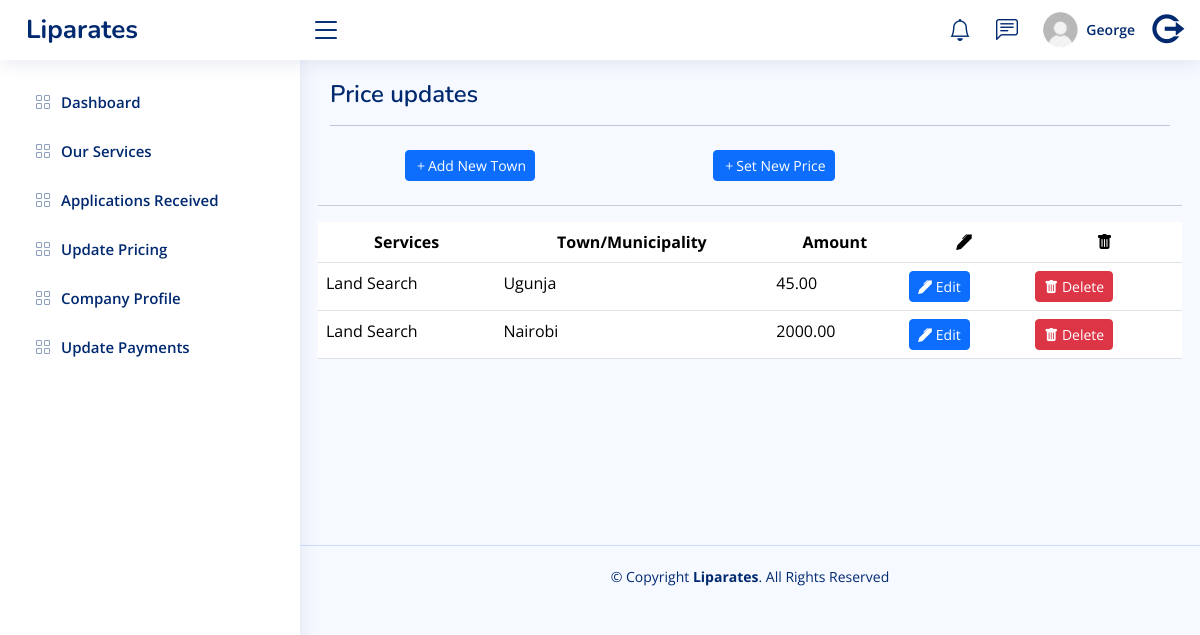
The app's page /core/pricing/ (signed in), older data.
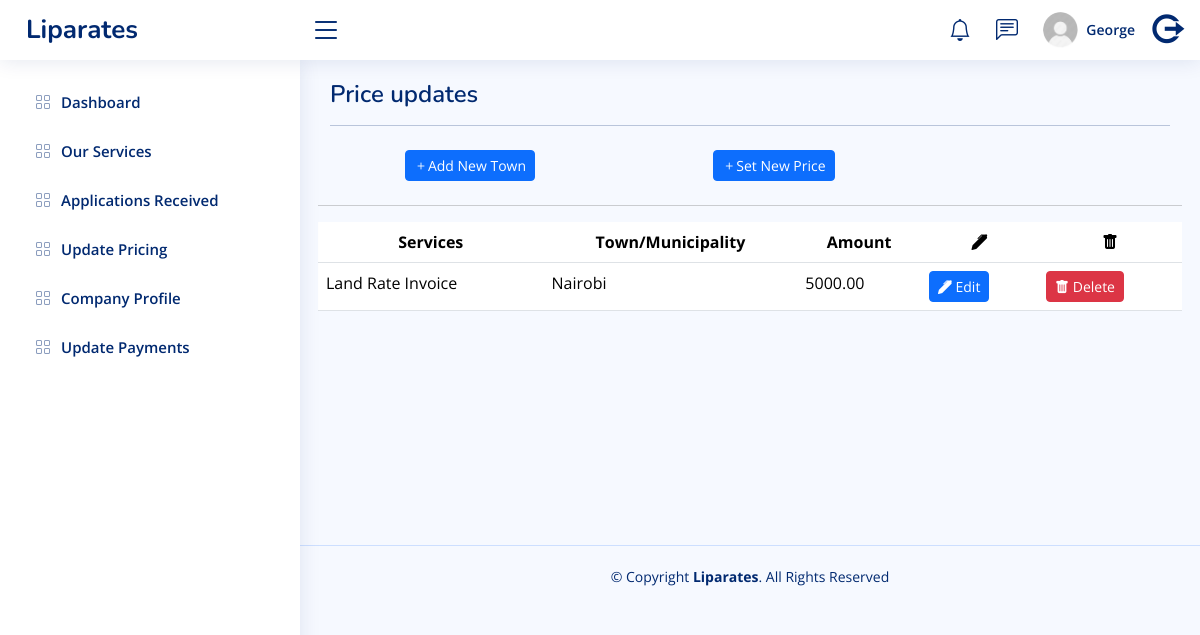
The same page, newer data.
### core/models.py (models this page shows)
class Prices(models.Model):
    service    = models.ForeignKey(Services, on_delete=models.CASCADE)
    town       = models.ForeignKey(Towns, on_delete=models.CASCADE)
    amount     = models.DecimalField(max_digits=10, decimal_places=2)
    approved   = models.BooleanField(default=False)
    created_at = models.DateTimeField(auto_now_add=True)
    updated_at = models.DateTimeField(auto_now=True)

class Services(models.Model):
    title        = models.CharField(max_length=100)
    description  = models.TextField()
    requirements = models.TextField()
    created_at   = models.DateTimeField(auto_now_add=True)
    updated_at   = models.DateTimeField(auto_now=True)
    def __str__(self):
        return self.title

class Towns(models.Model):
    county = models.CharField(max_length=100)
    town = models.CharField(max_length=100)
    municipality = models.CharField(max_length=100)
    created_at = models.DateTimeField(auto_now_add=True)
    updated_at = models.DateTimeField(auto_now=True)

### core/views.py (the view, shortened to what this page needs)
# urls.py: path("pricing/",views.Pricing.as_view(),name="pricing"),
class Pricing(LoginRequiredMixin,View):
    login_url = "accounts:login"
    redirect_field_name = "redirect_to"
    def get(self, request):
        services = Services.objects.all()
        towns = Towns.objects.all()
        prices = Prices.objects.all()
        context = {"services": services, "towns": towns, "prices": prices}
        return render(request, "core/pages/pricing.html", context)

### templates/core/pages/pricing.html (shortened to what this page needs)
{% extends 'core/base.html' %}
{% load static %}
{% block pagetitle %}
  Price updates<hr />
{% endblock %}
{% block mainbody %}
  <div class="row">
    <div class="col-sm-12 col-md-4 col-lg-4 text-center m-2">
      <button type="button" class="btn btn-primary btn-sm" data-bs-toggle="modal" data-bs-target="#addTown"><i class="bi bi-plus"></i>Add New Town</button>
    </div>
    <div class="col-sm-12 col-md-4 col-lg-4 text-center m-2">
      <button type="button" class="btn btn-primary btn-sm" data-bs-toggle="modal" data-bs-target="#newPrice"><i class="bi bi-plus"></i>Set New Price</button>
    </div>
    <hr class="mt-3 mb-3" />
  </div>
  <div class="row">
    <table class="table datatable">
      <thead style="text-align: center;">
        <tr class="animate__bounceIn">
          <th>Services</th>
          <th>Town/Municipality</th>
          <th>Amount</th>
          <th>
            <i class="bi bi-pen-fill"></i>
          </th>
          <th>
            <i class="bi bi-trash-fill"></i>
          </th>
        </tr>
      </thead>
      <tbody>
        {% for price in prices %}
          <tr>
            <td>{{ price.service }}</td>
            <td>{{ price.town.town }}</td>
            <td>{{ price.amount }}</td>
            <td>
              <button type="button" class="btn btn-primary btn-sm" data-bs-toggle="modal" data-bs-target="#editPrice-{{ price.id }}"><i class="bi bi-pen-fill"></i> Edit</button>
            </td>
            <td>
              <button type="button" class="btn btn-danger btn-sm" data-bs-toggle="modal" data-bs-target="#deletePrice-{{ price.id }}"><i class="bi bi-trash-fill"></i> Delete</button>
            </td>
          </tr>
        {% endfor %}
      </tbody>
    </table>
  </div>
{% endblock %}

### templates/core/base.html (shortened to what this page needs)
{% load static %}
<!DOCTYPE html>
<html lang="en">
  <head>
    <link href="{% static 'landing/assets/vendor/bootstrap/css/bootstrap.min.css' %}" rel="stylesheet" />
    <link href="{% static 'landing/assets/vendor/bootstrap-icons/bootstrap-icons.css' %}" rel="stylesheet" />
    <link href="{% static 'landing/assets/vendor/boxicons/css/boxicons.min.css' %}" rel="stylesheet" />
    <link href="{% static 'landing/assets/vendor/quill/quill.snow.css' %}" rel="stylesheet" />
    <link href="{% static 'landing/assets/vendor/quill/quill.bubble.css' %}" rel="stylesheet" />
    <link href="{% static 'landing/assets/vendor/remixicon/remixicon.css' %}" rel="stylesheet" />
    <link href="{% static 'landing/assets/vendor/simple-datatables/style.css' %}" rel="stylesheet" />
    <link href="{% static 'core/style.css' %}" rel="stylesheet" />
    <link href="{% static 'core/invoice.css' %}" rel="stylesheet" />
    <link rel="stylesheet" href="https://cdnjs.cloudflare.com/ajax/libs/animate.css/4.1.1/animate.min.css" />
  </head>
  <body>
    {% include 'core/parts/header.html' %}
    {% include 'core/parts/sidebar.html' %}
    <main id="main" class="main" style="min-height: 485px;">
      <div class="pagetitle">
        <h1>
          {% block pagetitle %}
          {% endblock %}
        </h1>
      </div>
      <section class="section">
        {% block mainbody %}
        {% endblock %}
      </section>
    </main>
    <footer id="footer" class="footer">
      <div class="copyright">
        &copy; Copyright <strong><span>Liparates</span></strong>. All Rights Reserved
      </div>
    </footer>
  </body>
</html>

### templates/core/parts/header.html (shortened to what this page needs)
{% load static %}
<header id="header" class="header fixed-top d-flex align-items-center">
  <div class="d-flex align-items-center justify-content-between">
    <a href="{% url 'core:performance' %}" class="logo d-flex align-items-center">
      <span class="d-none d-lg-block">Liparates</span>
    </a>
    <i class="bi bi-list toggle-sidebar-btn"></i>
  </div>
  <nav class="header-nav ms-auto">
    <ul class="d-flex align-items-center">
      <li class="nav-item dropdown">
        <a class="nav-link nav-icon" href="#" data-bs-toggle="dropdown">
          <i class="bi bi-bell"></i>
        </a>
      </li>
      <li class="nav-item dropdown">
        <a class="nav-link nav-icon" href="#" data-bs-toggle="dropdown">
          <i class="bi bi-chat-left-text"></i>
        </a>
      </li>
      <li class="nav-item dropdown pe-3">
        <a class="nav-link nav-profile d-flex align-items-center pe-0" href="{% url 'accounts:myprofile' %}">
          <img src="{% static 'images/liparates-user.jpg' %}" alt="Profile" class="rounded-circle" />
          <span class="d-none d-md-block ps-2">{{ user.first_name }}</span>
        </a>
      </li>
      <li class="nav-item dropdown pe-3">
        <a class="nav-link nav-profile d-flex align-items-center pe-0" href="{% url 'accounts:logout' %}">
          <i class="ri-logout-circle-r-line" style="font-size: 33px;font-weight: bolder;"></i>
        </a>
      </li>
    </ul>
  </nav>
</header>

### templates/core/parts/sidebar.html (shortened to what this page needs)
<aside id="sidebar" class="sidebar">
  <ul class="sidebar-nav" id="sidebar-nav">
    {% if user.is_staff %}
      <li class="nav-item">
        <a class="nav-link collapsed" href="{% url 'core:performance' %}">
          <i class="bi bi-grid"></i>
          <span>Dashboard</span>
        </a>
      </li>
    {% endif %}
    <li class="nav-item">
      <a class="nav-link collapsed" href="{% url 'core:services' %}">
        <i class="bi bi-grid"></i>
        <span>Our Services</span>
      </a>
    </li>
    <li class="nav-item">
      <a class="nav-link collapsed" href="{% url 'core:myapplications' %}">
        <i class="bi bi-grid"></i>
        {% if user.is_staff %}
          <span>Applications Received</span>
        {% else %}
          <span>My Applications</span>
        {% endif %}
      </a>
    </li>
    {% if user.is_staff %}
      <li class="nav-item">
        <a class="nav-link collapsed" href="{% url 'core:pricing' %}">
          <i class="bi bi-grid"></i>
          <span>Update Pricing</span>
        </a>
      </li>
      <li class="nav-item">
        <a class="nav-link collapsed" href="{% url 'core:companyProfile' %}">
          <i class="bi bi-grid"></i>
          <span>Company Profile</span>
        </a>
      </li>
      <li class="nav-item">
        <a class="nav-link collapsed" href="{% url 'core:payments' %}">
          <i class="bi bi-grid"></i>
          <span>Update Payments</span>
        </a>
      </li>
    {% endif %}
  </ul>
</aside>

### static/core/style.css (style rules this page uses)
:root { scroll-behavior: smooth; }
body { font-family: "Open Sans", sans-serif; background: #f6f9ff; color: #444444; }
a { color: #4154f1; text-decoration: none; }
h1, h2, h3, h4, h5, h6 { font-family: "Nunito", sans-serif; }
#main { margin-top: 60px; padding: 20px 30px; transition: all 0.3s; }
.pagetitle { margin-bottom: 10px; }
.pagetitle h1 { font-size: 24px; margin-bottom: 0; font-weight: 600; color: #012970; }
.logo { line-height: 1; }
@media (min-width: 1200px) { .logo { width: 280px; } }
.logo span { font-size: 26px; font-weight: 700; color: #012970; font-family: "Nunito", sans-serif; }
.header { transition: all 0.5s; z-index: 997; height: 60px; box-shadow: 0px 2px 20px rgba(1, 41, 112, 0.1); background-color: #fff; padding-left: 20px; }
.header .toggle-sidebar-btn { font-size: 32px; padding-left: 10px; cursor: pointer; color: #012970; }
.header-nav ul { list-style: none; }
.header-nav>ul { margin: 0; padding: 0; }
.header-nav .nav-icon { font-size: 22px; color: #012970; margin-right: 25px; position: relative; }
.header-nav .nav-profile { color: #012970; }
.header-nav .nav-profile img { max-height: 36px; }
.header-nav .nav-profile span { font-size: 14px; font-weight: 600; }
.sidebar { position: fixed; top: 60px; left: 0; bottom: 0; width: 300px; z-index: 996; transition: all 0.3s; padding: 20px; overflow-y: auto; scrollbar-width: thin; scrollbar-color: #aab7cf transparent; box-shadow: 0px 0px 20px rgba(1, 41, 112, 0.1); background-color: #fff; }
@media (min-width: 1200px) { #main, #footer { margin-left: 300px; } }
.sidebar-nav { padding: 0; margin: 0; list-style: none; }
.sidebar-nav li { padding: 0; margin: 0; list-style: none; }
.sidebar-nav .nav-item { margin-bottom: 5px; }
.sidebar-nav .nav-link { display: flex; align-items: center; font-size: 15px; font-weight: 600; color: #4154f1; transition: 0.3; background: #f6f9ff; padding: 10px 15px; border-radius: 4px; }
.sidebar-nav .nav-link i { font-size: 16px; margin-right: 10px; color: #4154f1; }
.sidebar-nav .nav-link.collapsed { color: #012970; background: #fff; }
.sidebar-nav .nav-link.collapsed i { color: #899bbd; }
.footer { padding: 20px 0; font-size: 14px; transition: all 0.3s; border-top: 1px solid #cddfff; }
.footer .copyright { text-align: center; color: #012970; }

Row changes from the older to the newer data that the page shows:
removed Prices: service "Land Search", town.town "Ugunja", amount "45.00"
removed Prices: service "Land Search", town.town "Nairobi", amount "2000.00"
added Prices: service "Land Rate Invoice", town.town "Nairobi", amount "5000.00"
